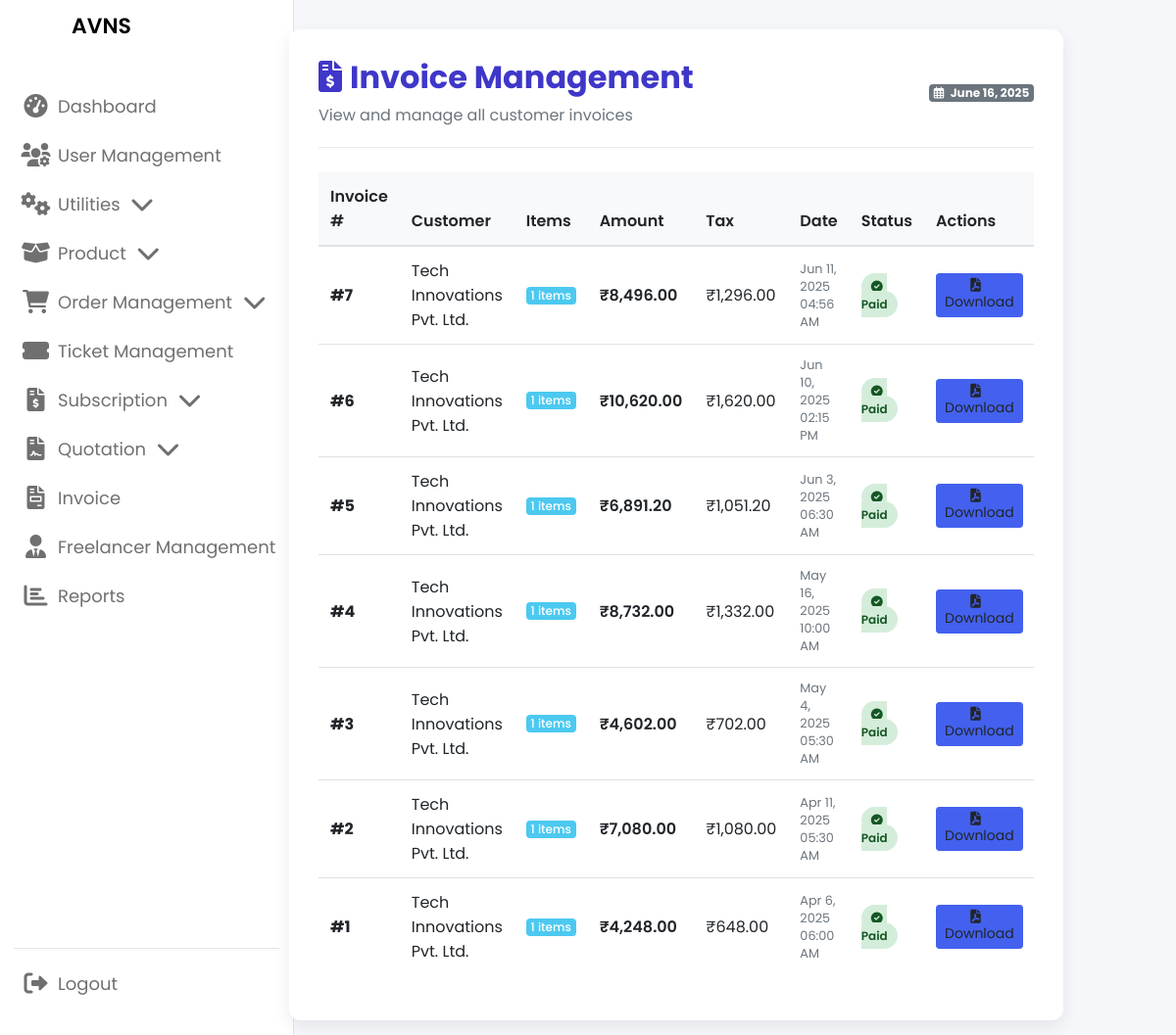
/Super_Admin/View_invoices.php, run on the app's committed database.
### tables this page shows
CREATE TABLE `invoices` (
  `id` int(11) NOT NULL,
  `customer_id` int(11) DEFAULT NULL,
  `total_amount` decimal(10,2) DEFAULT NULL,
  `total_tax` decimal(10,2) DEFAULT NULL,
  `created_at` timestamp NOT NULL DEFAULT current_timestamp()
);

CREATE TABLE `customerdistributor` (
  `id` int(11) NOT NULL,
  `companyName` varchar(255) NOT NULL,
  `mailId` varchar(255) NOT NULL,
  `gstType` enum('REGISTERED','UNREGISTERED') NOT NULL,
  `gstNo` varchar(50) DEFAULT NULL,
  `size` enum('SMALL','MEDIUM','LARGE') NOT NULL,
  `address` varchar(255) NOT NULL,
  `itAdmin` varchar(255) NOT NULL,
  `purchase` varchar(255) NOT NULL,
  `ownerName` varchar(255) NOT NULL,
  `mobileNo` varchar(20) NOT NULL,
  `image` varchar(255) DEFAULT NULL,
  `createdAt` datetime DEFAULT current_timestamp(),
  `updatedAt` datetime DEFAULT NULL ON UPDATE current_timestamp(),
  `password` varchar(255) NOT NULL,
  `sectorId` int(11) NOT NULL,
  `otp` varchar(6) DEFAULT NULL,
  `otp_expiry` datetime DEFAULT NULL,
  `reset_token` varchar(255) DEFAULT NULL,
  `reset_token_expiry` datetime DEFAULT NULL
);

### Super_Admin/View_invoices.php (the view, shortened to what this page needs)
<?php
include 'admin_navbar.php';
$host = 'localhost';
$dbname = 'sales_management';
$username = 'root';
$password = '';
$conn = new mysqli($host, $username, $password, $dbname);
$invoiceQuery = "
    SELECT
        invoices.id AS invoice_id,
        CustomerDistributor.companyName AS customer_name,
        invoices.total_amount,
        invoices.total_tax,
        invoices.created_at,
        COUNT(invoice_items.id) AS item_count
    FROM invoices
    INNER JOIN CustomerDistributor ON invoices.customer_id = CustomerDistributor.id
    LEFT JOIN invoice_items ON invoices.id = invoice_items.invoice_id
    GROUP BY invoices.id
    ORDER BY invoices.created_at DESC";
$invoiceResult = $conn->query($invoiceQuery);
?>
<!DOCTYPE html>
<html lang="en">
<head>
    <link rel="stylesheet" href="https://stackpath.bootstrapcdn.com/bootstrap/4.5.2/css/bootstrap.min.css">
    <link rel="stylesheet" href="https://cdnjs.cloudflare.com/ajax/libs/font-awesome/6.0.0/css/all.min.css">
    <link rel="stylesheet" href="style.css">
</head>
<body>
<div class="container-fluid">
    <div class="row justify-content-center">
        <div class="col-lg-10">
            <div class="invoice-container">
                <div class="invoice-header d-flex justify-content-between align-items-center">
                    <div>
                        <h2 class="invoice-title"><i class="fas fa-file-invoice-dollar mr-2"></i>Invoice Management</h2>
                        <p class="text-muted mb-0">View and manage all customer invoices</p>
                    </div>
                    <div>
                        <span class="badge badge-secondary">
                            <i class="far fa-calendar-alt mr-1"></i> <?= date('F j, Y') ?>
                        </span>
                    </div>
                </div>
                <?php if ($invoiceResult && $invoiceResult->num_rows > 0): ?>
                    <div class="table-responsive">
                        <table class="table table-hover">
                            <thead>
                                <tr>
                                    <th>Invoice #</th>
                                    <th>Customer</th>
                                    <th>Items</th>
                                    <th>Amount</th>
                                    <th>Tax</th>
                                    <th>Date</th>
                                    <th>Status</th>
                                    <th>Actions</th>
                                </tr>
                            </thead>
                            <tbody>
                                <?php while ($invoice = $invoiceResult->fetch_assoc()):
                                    $createdDate = new DateTime($invoice['created_at']);
                                    $formattedDate = $createdDate->format('M j, Y');
                                    $formattedTime = $createdDate->format('h:i A');
                                ?>
                                <tr>
                                    <td><strong>#<?= $invoice['invoice_id']; ?></strong></td>
                                    <td><?= htmlspecialchars($invoice['customer_name']); ?></td>
                                    <td><span class="badge badge-items"><?= $invoice['item_count'] ?> items</span></td>
                                    <td class="amount-cell">₹<?= number_format($invoice['total_amount'], 2); ?></td>
                                    <td>₹<?= number_format($invoice['total_tax'], 2); ?></td>
                                    <td class="date-cell">
                                        <small><?= $formattedDate ?><br><?= $formattedTime ?></small>
                                    </td>
                                    <td>
                                        <span class="status-badge status-paid">
                                            <i class="fas fa-check-circle mr-1"></i> Paid
                                        </span>
                                    </td>
                                    <td>
                                        <a href="download_invoice.php?invoice_id=<?= $invoice['invoice_id']; ?>"
                                           class="btn btn-download btn-sm">
                                            <i class="fas fa-file-pdf mr-2"></i> Download
                                        </a>
                                    </td>
                                </tr>
                                <?php endwhile; ?>
                            </tbody>
                        </table>
                    </div>
                <?php endif; ?>
            </div>
        </div>
    </div>
</div>
</body>
</html>

### Super_Admin/style.css (style rules this page uses)
* { margin: 0; padding: 0; box-sizing: border-box; font-family: 'Poppins', sans-serif; }
:root { --primary-color: #fff; --panel-color: #FFF; --text-color: #000; --black-light-color: #707070; --border-color: #e6e5e5; --toggle-color: #DDD; --box1-color: #4DA3FF; --box2-color: #FFE6AC; --box3-color: #E7D1FC; --title-icon-color: #fff; --tran-05: all 0.5s ease; --tran-03: all 0.3s ease; --tran-03: all 0.2s ease; }
body { min-height: 100vh; background-color: var(--primary-color); }

### Super_Admin/View_invoices.php (style rules this page uses)
:root { --primary-color: #4361ee; --secondary-color: #3f37c9; --success-color: #4cc9f0; --light-color: #f8f9fa; --dark-color: #212529; }
body { background-color: #f5f7fb; font-family: 'Segoe UI', Tahoma, Geneva, Verdana, sans-serif; }
.invoice-container { background: white; border-radius: 12px; box-shadow: 0 6px 18px rgba(0,0,0,0.08); padding: 30px; margin-top: 30px; margin-bottom: 30px; margin-left: 180px; }
.invoice-header { border-bottom: 1px solid #e9ecef; padding-bottom: 20px; margin-bottom: 25px; }
.invoice-title { color: var(--secondary-color); font-weight: 700; }
.badge-items { background-color: var(--success-color); color: white; font-weight: 500; }
.table th { background-color: var(--light-color); border-top: none; font-weight: 600; color: var(--dark-color); }
.table td { vertical-align: middle; }
.btn-download { background-color: var(--primary-color); border-color: var(--primary-color); transition: all 0.3s; }
.amount-cell { font-weight: 600; color: var(--dark-color); }
.date-cell { color: #6c757d; }
.status-badge { padding: 5px 10px; border-radius: 20px; font-size: 12px; font-weight: 600; }
.status-paid { background-color: #d4edda; color: #155724; }

### data on the page
invoices: id "7", customer.companyName "Tech Innovations Pvt. Ltd.", item_count "1", total_amount "8,496.00", total_tax "1,296.00", created_at "Jun 11, 2025", created_at "04:56 AM"
invoices: id "6", customer.companyName "Tech Innovations Pvt. Ltd.", item_count "1", total_amount "10,620.00", total_tax "1,620.00", created_at "Jun 10, 2025", created_at "02:15 PM"
invoices: id "5", customer.companyName "Tech Innovations Pvt. Ltd.", item_count "1", total_amount "6,891.20", total_tax "1,051.20", created_at "Jun 3, 2025", created_at "06:30 AM"
invoices: id "4", customer.companyName "Tech Innovations Pvt. Ltd.", item_count "1", total_amount "8,732.00", total_tax "1,332.00", created_at "May 16, 2025", created_at "10:00 AM"
invoices: id "3", customer.companyName "Tech Innovations Pvt. Ltd.", item_count "1", total_amount "4,602.00", total_tax "702.00", created_at "May 4, 2025", created_at "05:30 AM"
invoices: id "2", customer.companyName "Tech Innovations Pvt. Ltd.", item_count "1", total_amount "7,080.00", total_tax "1,080.00", created_at "Apr 11, 2025", created_at "05:30 AM"
invoices: id "1", customer.companyName "Tech Innovations Pvt. Ltd.", item_count "1", total_amount "4,248.00", total_tax "648.00", created_at "Apr 6, 2025", created_at "06:00 AM"
